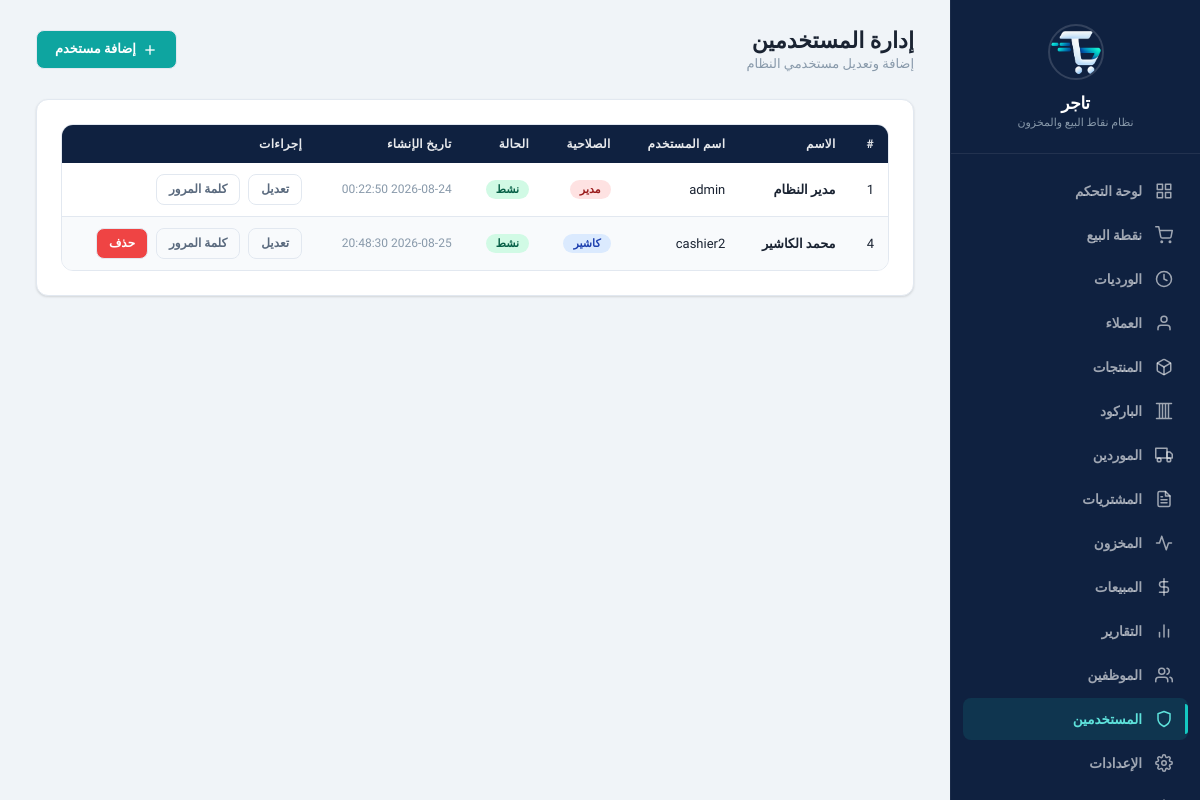
Page /?page=users (signed in) on the earlier database version.
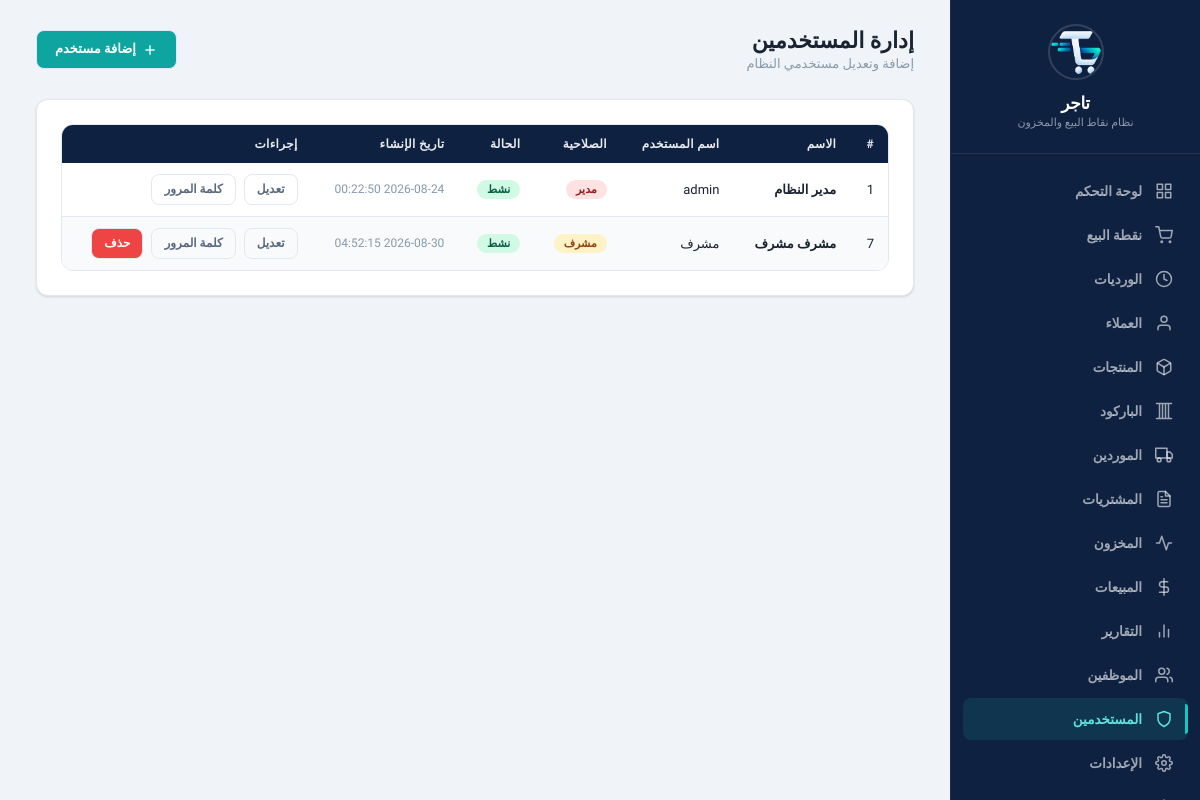
Same page on the later database version.
### tables this page shows
CREATE TABLE users (
    id INTEGER PRIMARY KEY AUTOINCREMENT,
    username TEXT NOT NULL UNIQUE,
    password_hash TEXT NOT NULL,
    name TEXT NOT NULL,
    role TEXT NOT NULL DEFAULT 'cashier' CHECK(role IN ('admin', 'manager', 'cashier')),
    is_active INTEGER NOT NULL DEFAULT 1,
    created_at TEXT NOT NULL DEFAULT (datetime('now', 'localtime'))
);

### www/app/controllers/UsersController.php (called while the page is built, shortened)
<?php
class UsersController {
    private $auth;
    public function __construct() {
        $this->auth = new AuthService();
    }
    public function index() {
        $users = $this->auth->getAllUsers();
        include APP_PATH . '/views/layout/header.php';
        include APP_PATH . '/views/users/index.php';
        include APP_PATH . '/views/layout/footer.php';
    }
}

### www/app/config/database.php (called while the page is built, shortened)
<?php
class Database {
    private static $instance = null;
    private $pdo;
    private function __construct() {
        $this->dbPath = __DIR__ . '/../../data/pos_system.db';
        try {
            $this->pdo = new PDO('sqlite:' . $this->dbPath);
            $this->pdo->setAttribute(PDO::ATTR_ERRMODE, PDO::ERRMODE_EXCEPTION);
            $this->pdo->setAttribute(PDO::ATTR_DEFAULT_FETCH_MODE, PDO::FETCH_ASSOC);
            $this->pdo->exec('PRAGMA journal_mode = WAL');
            $this->pdo->exec('PRAGMA foreign_keys = ON');
            $this->pdo->exec('PRAGMA busy_timeout = 5000');
            $this->pdo->exec('PRAGMA synchronous = NORMAL');
            $this->pdo->exec('PRAGMA cache_size = -8000');
            $this->pdo->exec('PRAGMA temp_store = MEMORY');
        } catch (PDOException $e) {
            die('Database connection failed: ' . $e->getMessage());
        }
    }
    public static function getInstance() {
        if (self::$instance === null) {
            self::$instance = new self();
        }
        return self::$instance;
    }
    public function getConnection() {
        return $this->pdo;
    }
    public function migrate() {
        $this->pdo->exec(
            "CREATE TABLE IF NOT EXISTS migrations (
                id INTEGER PRIMARY KEY AUTOINCREMENT,
                filename TEXT NOT NULL UNIQUE,
                applied_at TEXT NOT NULL DEFAULT (datetime('now', 'localtime'))
            )"
        );
    }
}

### www/app/services/AuthService.php (called while the page is built, shortened)
<?php
class AuthService {
    private $db;
    public function __construct() {
        $this->db = Database::getInstance()->getConnection();
    }
    public function getAllUsers() {
        $stmt = $this->db->query("SELECT id, username, name, role, is_active, created_at FROM users WHERE is_active = 1 ORDER BY id");
        return $stmt->fetchAll();
    }
}

### www/app/views/users/index.php (the view, shortened to what this page needs)
<?php
$roleLabels = ['admin' => 'مدير', 'manager' => 'مشرف', 'cashier' => 'كاشير'];
$roleBadges = ['admin' => 'badge-danger', 'manager' => 'badge-warning', 'cashier' => 'badge-info'];
?>
<div class="page-header">
    <div>
        <h1>إدارة المستخدمين</h1>
        <p class="subtitle">إضافة وتعديل مستخدمي النظام</p>
    </div>
    <button class="btn btn-primary" onclick="openModal('addUserModal')">
        <svg width="16" height="16" viewBox="0 0 24 24" fill="none" stroke="currentColor" stroke-width="2"><line x1="12" y1="5" x2="12" y2="19"></line><line x1="5" y1="12" x2="19" y2="12"></line></svg>
        إضافة مستخدم
    </button>
</div>
<div class="card">
    <div class="table-wrapper">
        <table>
            <thead>
                <tr>
                    <th>#</th>
                    <th>الاسم</th>
                    <th>اسم المستخدم</th>
                    <th>الصلاحية</th>
                    <th>الحالة</th>
                    <th>تاريخ الإنشاء</th>
                    <th>إجراءات</th>
                </tr>
            </thead>
            <tbody>
                <?php foreach ($users as $user): ?>
                <tr>
                    <td><?= $user['id'] ?></td>
                    <td class="fw-bold"><?= htmlspecialchars($user['name']) ?></td>
                    <td><?= htmlspecialchars($user['username']) ?></td>
                    <td><span class="badge <?= $roleBadges[$user['role']] ?? 'badge-info' ?>"><?= $roleLabels[$user['role']] ?? $user['role'] ?></span></td>
                    <td><?= $user['is_active'] ? '<span class="badge badge-success">نشط</span>' : '<span class="badge badge-danger">معطل</span>' ?></td>
                    <td class="text-muted fs-sm"><?= $user['created_at'] ?></td>
                    <td>
                        <div class="btn-group">
                            <button class="btn btn-sm btn-outline" onclick="editUser(<?= $user['id'] ?>, '<?= htmlspecialchars($user['name']) ?>', '<?= $user['role'] ?>', <?= $user['is_active'] ?>)">تعديل</button>
                            <button class="btn btn-sm btn-outline" onclick="openChangePassword(<?= $user['id'] ?>, '<?= htmlspecialchars($user['name']) ?>')">كلمة المرور</button>
                            <?php if ($user['id'] != $_SESSION['user_id']): ?>
                            <a href="?page=users&action=delete&id=<?= $user['id'] ?>" class="btn btn-sm btn-danger" onclick="return confirm('هل أنت متأكد من حذف هذا المستخدم؟')">حذف</a>
                            <?php endif; ?>
                        </div>
                    </td>
                </tr>
                <?php endforeach; ?>
            </tbody>
        </table>
    </div>
</div>

Differences in the rows shown:
no longer on this page (row edited): users: id "4", name "محمد الكاشير", username "cashier2", role "كاشير", is_active "نشط", created_at "2026-08-25 20:48:30"
added users: id "7", name "مشرف مشرف", username "مشرف", role "مشرف", is_active "نشط", created_at "2026-08-30 04:52:15"
